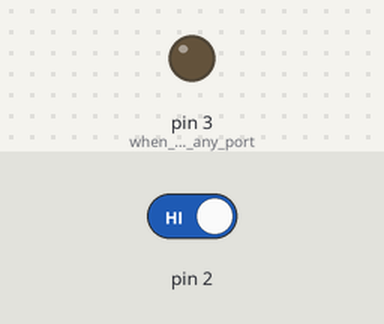
Recording of a sketch running on a simulated Arduino Uno, built with avr-gcc and run on an emulated ATmega328P. Shown: output pins drawn as LEDs (lit = HIGH). The inputs (shaded band) are chosen by the test bench; at power-on: pin 2 HIGH. What the sketch prints to the serial monitor is not drawn.

Above: at 1.2 s.
1.3 s: pin 2 driven LOW
At 2.5 s:
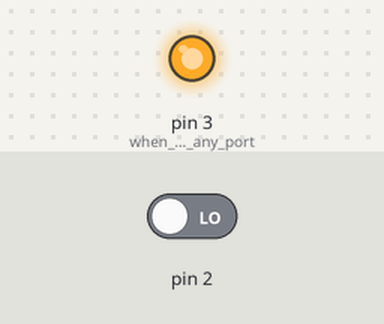
2.8 s: pin 2 driven HIGH
At 3.8 s:
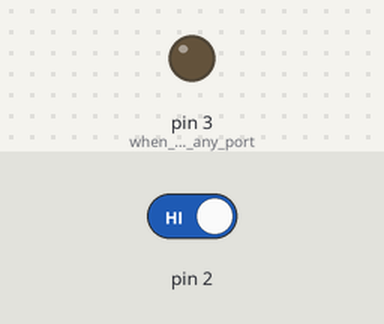
Timing chart, 0 to 5.8 s (numbered marks = the images above; inputs shaded):
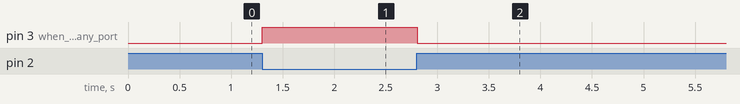

The sketch:

2nddayroboticsbuzzer.ino.ino
```cpp
void setup() {
  Serial.begin(9600);
  pinMode(2, INPUT);
  pinMode(3,OUTPUT);//when we connect any port then we write the prot number like 2 3
  // put your setup code here, to run once:

}

void loop() {
  int signal = digitalRead(2);

  if (signal == 0){
    digitalWrite(3, HIGH);
    Serial.println(signal);
  }
  else{
    digitalWrite(3, LOW);
    Serial.println(signal);
  }
  // put your main code here, to run repeatedly:

}
```

Measured:
- after the input at 1.3 s, pin 3 (when_we_connect_any_port): LOW → HIGH at once
- after the input at 2.8 s, pin 3 (when_we_connect_any_port): HIGH → LOW at once
